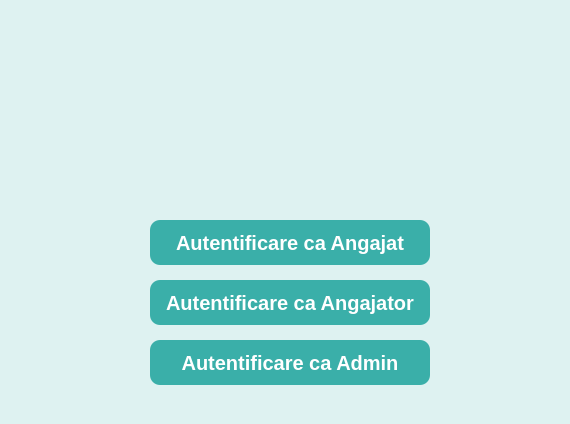
<?xml version="1.0" encoding="UTF-8"?>
<ui version="4.0">
 <class>tipuri_autentificare</class>
 <widget class="QDialog" name="tipuri_autentificare">
  <property name="geometry">
   <rect>
    <x>0</x>
    <y>0</y>
    <width>570</width>
    <height>424</height>
   </rect>
  </property>
  <property name="windowTitle">
   <string>Dialog</string>
  </property>
  <property name="styleSheet">
   <string notr="true">background-color: rgb(222, 242, 241);</string>
  </property>
  <widget class="QLabel" name="label">
   <property name="geometry">
    <rect>
     <x>160</x>
     <y>60</y>
     <width>241</width>
     <height>131</height>
    </rect>
   </property>
   <property name="text">
    <string/>
   </property>
   <property name="pixmap">
    <pixmap>../PROIECT/logo_mare.png</pixmap>
   </property>
  </widget>
  <widget class="QPushButton" name="pushButton_angajat">
   <property name="geometry">
    <rect>
     <x>150</x>
     <y>220</y>
     <width>280</width>
     <height>45</height>
    </rect>
   </property>
   <property name="font">
    <font>
     <pointsize>-1</pointsize>
     <bold>true</bold>
    </font>
   </property>
   <property name="cursor">
    <cursorShape>PointingHandCursor</cursorShape>
   </property>
   <property name="styleSheet">
    <string notr="true">background-color: rgb(58, 175, 169);
color: white;
border-radius: 10px;
font-size: 20px;</string>
   </property>
   <property name="text">
    <string>Autentificare ca Angajat</string>
   </property>
  </widget>
  <widget class="QPushButton" name="pushButton_angajator">
   <property name="geometry">
    <rect>
     <x>150</x>
     <y>280</y>
     <width>280</width>
     <height>45</height>
    </rect>
   </property>
   <property name="font">
    <font>
     <pointsize>-1</pointsize>
     <bold>true</bold>
    </font>
   </property>
   <property name="cursor">
    <cursorShape>PointingHandCursor</cursorShape>
   </property>
   <property name="styleSheet">
    <string notr="true">background-color: rgb(58, 175, 169);
color: white;
border-radius: 10px;
font-size: 20px;</string>
   </property>
   <property name="text">
    <string>Autentificare ca Angajator</string>
   </property>
  </widget>
  <widget class="QPushButton" name="pushButton_admin">
   <property name="geometry">
    <rect>
     <x>150</x>
     <y>340</y>
     <width>280</width>
     <height>45</height>
    </rect>
   </property>
   <property name="font">
    <font>
     <pointsize>-1</pointsize>
     <bold>true</bold>
    </font>
   </property>
   <property name="cursor">
    <cursorShape>PointingHandCursor</cursorShape>
   </property>
   <property name="styleSheet">
    <string notr="true">background-color: rgb(58, 175, 169);
color: white;
border-radius: 10px;
font-size: 20px;</string>
   </property>
   <property name="text">
    <string>Autentificare ca Admin</string>
   </property>
  </widget>
 </widget>
 <resources/>
 <connections/>
</ui>
